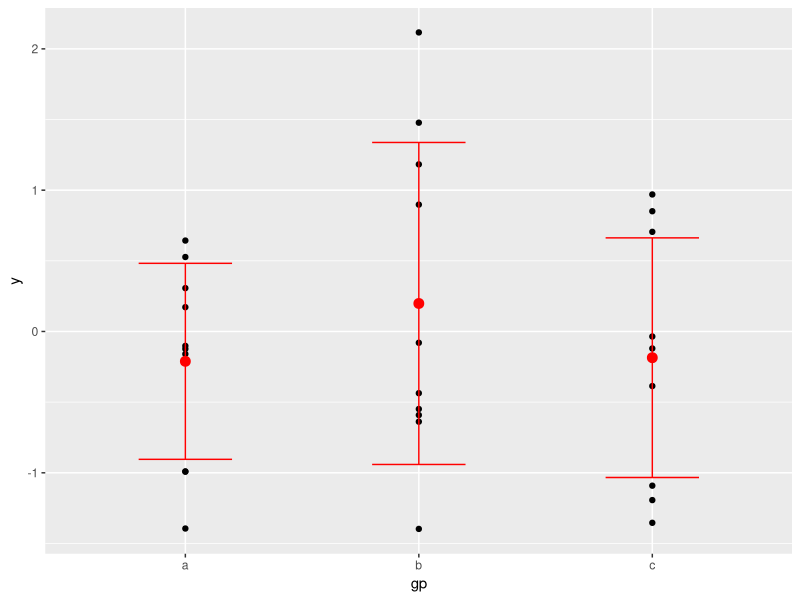
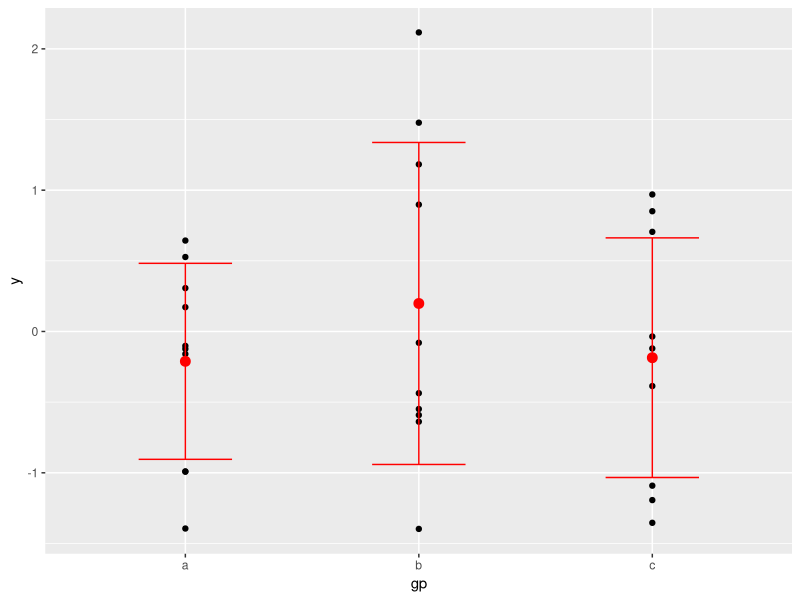

Write R code to recreate these figures, in order.
## ---- chunk 1
require(ggplot2)
df <- data.frame(gp = factor(rep(letters[1:3], each = 10)),
                 y = rnorm(30))
# Compute sample mean and standard deviation in each group
ds <- plyr::ddply(df, "gp", plyr::summarise, mean = mean(y), sd = sd(y))


ggplot() +
  geom_point(data = df, aes(x = gp, y = y)) +
  geom_point(data = ds, aes(x = gp, y = mean),
             colour = 'red', size = 3) +
  geom_errorbar(data = ds, aes(x = gp, y = mean,
                               ymin = mean - sd, ymax = mean + sd),
                colour = 'red', width = 0.4)
ggsave(filename = "figures/Rplot.png")
